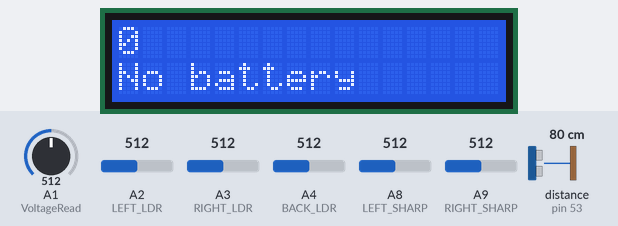
Bench run of a sketch on a simulated Arduino Mega 2560, built with avr-gcc and run on an emulated ATmega2560. On the bench: 16×2 character LCD. Wiring (inferred from the names in the program): ultrasonic range finder: trigger pin 51; echo pin 53. Inputs (shaded band) come from the test bench; at power-on: A1 (VoltageRead) = 512, A2 (LEFT_LDR) = 512, A3 (RIGHT_LDR) = 512, A4 (BACK_LDR) = 512, A8 (LEFT_SHARP) = 512, A9 (RIGHT_SHARP) = 512, distance to the obstacle (sensor on pin 53) 80 cm. The echo pulse lasts 58.3 µs per cm.

Above: at 1.2 s.
1.3 s: A1 (VoltageRead) set to 615
3.3 s: A1 (VoltageRead) set to 640
At 5.3 s:
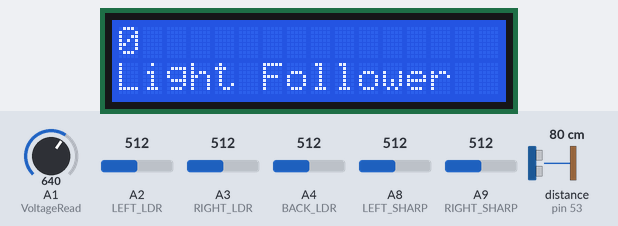
5.6 s: A1 (VoltageRead) set to 618
At 7.3 s:
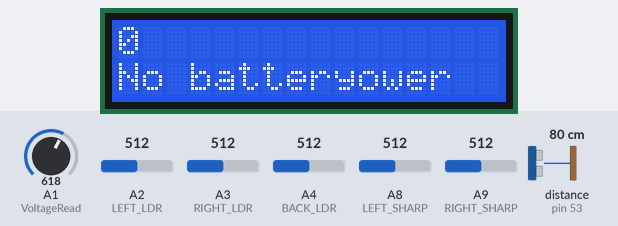
7.6 s: A2 (LEFT_LDR) set to 638
At 8.6 s:
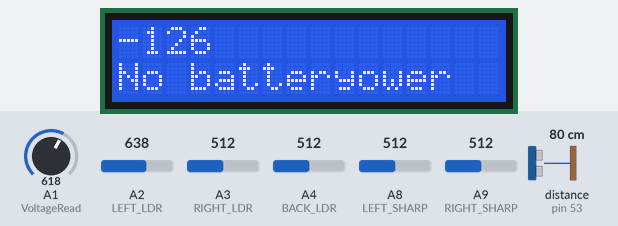
9.6 s: A3 (RIGHT_LDR) set to 638
At 10.8 s:
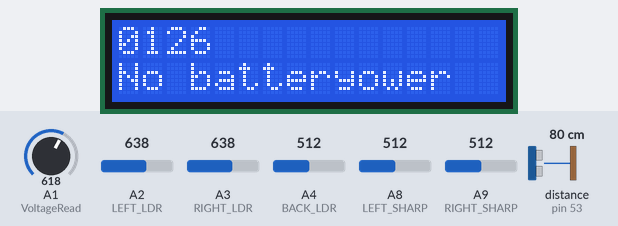
11.6 s: A2 (LEFT_LDR) set to 618
At 13.1 s:
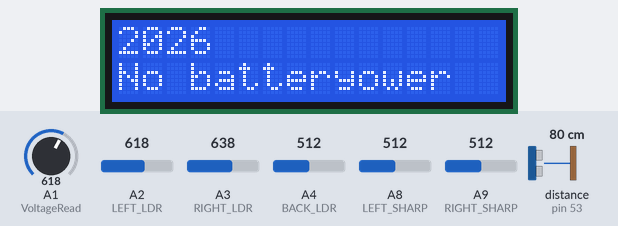
Timing chart, 0 to 14.6 s (numbered marks = the images above; inputs shaded):
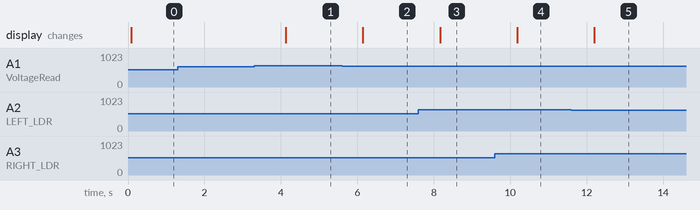

The sketch:

P9A2-Sensado.ino
```cpp
#include <LiquidCrystal_I2C.h>
#include <Wire.h>
#include <math.h>

#include "DHT.h"

#define VoltageRead A1

#define MINIMUM_VOLTAGE 628  // for 6.4 Volts
#define MAXIMUM_VOLTAGE 843  // for 8.4 Volts

#define LEFT_LDR A2
#define RIGHT_LDR A3
#define BACK_LDR A4

#define LEFT_SHARP A8
#define RIGHT_SHARP A9
#define ULTRASONIC_ECHO 53
#define ULTRASONIC_TRIGGER 51

#define DHTPIN 21
#define DHTTYPE DHT11

DHT dht(DHTPIN, DHTTYPE);

LiquidCrystal_I2C lcd(0x27, 16, 2);

/// @brief Read the ADC value from voltage divisor
/// @details Read the ADC value from voltage divisor, save the value
///          in \var voltage, also modify the \var battery with 0 value
///          if no battery or 1 if there is battery remain
void voltageSensor();
/// @brief Reads the response fron voltage divisor and map
///        MINIMUM_VOLTAGE and MAXIMUM_VOLTAGE from 0 to 100
/// @param voltage the value readed on the voltage divisor
/// @return the mapped value of voltage
int volmeter(int voltage);
int battery = 1;
int voltage;

/// @brief Reads each LDR and save values in variables L_LDR, R_LDR, B_LDR
///        save on light_dif the difference between L_LDR and R_LDR
void lightSensor();
int L_LDR, R_LDR, B_LDR, light_dif;

/// @brief Reads value from LEFT_SHARP, RIGHT_SHARP and ULTRASONIC_SENSOR
///        and save the value in centimeters in US_Sensor, L_Sharp and R_Sharp
void distanceSensor();
int US_Sensor;
double L_Sharp, R_Sharp;
/// @brief Follow the (duration * 0.0343 / 2) formula to calculate the distance
/// @param duration the duration to recive the echo
/// @return The distance in centimeters
int UltraSonicSensorDistance(long duration);
/// @brief Follow the (7391.9 * pow(readValue, -1.219)) formula to calculate distance
/// @param readValue Value that returns the sharp sensor
/// @return The distance in centimeters
double SharpDistance(int readValue);

/// @brief Read the temperature and saves in varibale
void temperature_sensor();
float temperature;

/// @brief Print in LCD the light_dif value
///        and show if we have battery
void LCD_print();

void setup() {
    pinMode(ULTRASONIC_ECHO, INPUT);
    pinMode(ULTRASONIC_TRIGGER, OUTPUT);

    lcd.init();
    lcd.backlight();
}

void loop() {
    voltageSensor();
    lightSensor();
    distanceSensor();
    LCD_print();
    delay(2000);
}

void voltageSensor() {
    voltage = analogRead(VoltageRead);
    battery = volmeter(voltage);

    if (battery < 0) {
        battery = 0;
    } else {
        battery = 1;
    }
}

int volmeter(int voltage) {
    return map(voltage, MINIMUM_VOLTAGE, MAXIMUM_VOLTAGE, 0, 100);
}

void lightSensor() {
    L_LDR = analogRead(LEFT_LDR);
    R_LDR = analogRead(RIGHT_LDR);
    B_LDR = analogRead(BACK_LDR);

    light_dif = R_LDR - L_LDR;
}

void distanceSensor() {
    int readValueSharp;
    long duration;

    readValueSharp = analogRead(LEFT_SHARP);
    L_Sharp = SharpDistance(readValueSharp);

    readValueSharp = analogRead(RIGHT_SHARP);
    R_Sharp = SharpDistance(readValueSharp);

    digitalWrite(ULTRASONIC_TRIGGER, LOW);
    delayMicroseconds(2);

    digitalWrite(ULTRASONIC_TRIGGER, HIGH);
    delayMicroseconds(10);
    digitalWrite(ULTRASONIC_TRIGGER, LOW);

    duration = pulseIn(ULTRASONIC_ECHO, HIGH);
    US_Sensor = UltraSonicSensorDistance(duration);
}

int UltraSonicSensorDistance(long duration) {
    int distance;

    distance = duration * 0.0343 / 2;

    return distance;
}

double SharpDistance(int readValue) {
    double distance;

    distance = 7391.9 * pow(readValue, -1.219);

    return distance;
}

void temperature_sensor() {
    temperature = dht.readTemperature();
}

void LCD_print() {
    lightSensor();

    lcd.setCursor(0, 0);
    lcd.print(light_dif);

    lcd.setCursor(0, 1);
    if (battery) {
        lcd.print("Light Follower");
    } else {
        lcd.print("No battery");
    }
}
```

Measured:
- the behaviour switches between 625 and 626 on A1 (VoltageRead) (found by bisection; images 0 and 1)
- after the input at 1.3 s, every drawn part: stays the same
- after the input at 3.3 s, the display: changes after 0.82 s (image 1)
- after the input at 5.6 s, the display: changes after 0.54 s (image 2)
- after the input at 7.6 s, the display: changes after 0.56 s (image 3)
- after the input at 9.6 s, the display: changes after 0.58 s (image 4)
- after the input at 11.6 s, the display: changes after 0.60 s (image 5)
